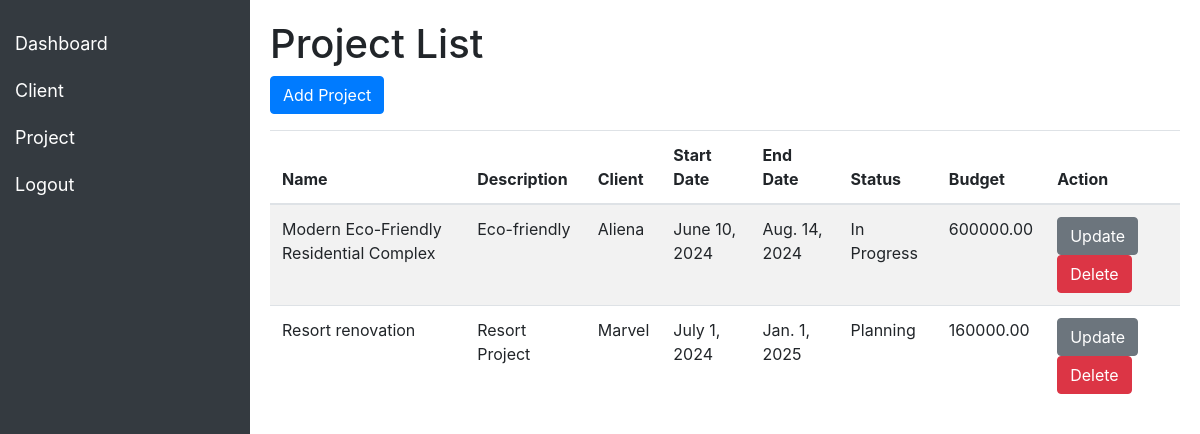
Page /project (signed in) on the committed database.
### App/models.py (models this page shows)
class Project(models.Model):
  name = models.CharField(max_length=255)
  description = models.TextField(blank=True)
  client = models.ForeignKey(Client, on_delete=models.CASCADE)
  start_date = models.DateField(blank=True, null=True)
  end_date = models.DateField(blank=True, null=True)
  builder=models.ForeignKey(Builder, on_delete=models.CASCADE)
  STATUS_CHOICES = (
        ('Planning', 'Planning'),
        ('In Progress', 'In Progress'),
        ('Completed', 'Completed'),
    )
  status = models.CharField(max_length=50, choices=STATUS_CHOICES, blank=True, null=True)
  budget = models.DecimalField(max_digits=10, decimal_places=2, blank=True, null=True)
  def get_status_choices(self):
    return self.STATUS_CHOICES

class Client(models.Model):
  name = models.CharField(max_length=255)
  email = models.EmailField()
  phone_number = models.CharField(max_length=20, blank=True)
  address = models.TextField(blank=True)
  builder=models.ForeignKey(Builder, on_delete=models.CASCADE)
  def __str__(self):
    return self.name

### App/views.py (the view)
# urls.py: path('project', views.project, name='project'),
@never_cache
@login_required(login_url='login')
def project(request):
    if request.method == 'POST':
        form = ProjectForm(request.POST)
        if form.is_valid():
            form.instance.builder = request.user.builder
            form.save()
            return redirect('project')
    else:
        form = ProjectForm()
    projects = Project.objects.filter(builder__user=request.user)
    return render(request, 'project.html', {'form': form, 'projects': projects})

### template/project.html (shortened to what this page needs)
{% extends "base.html" %}
{% block content %}
<div class="content">
    <h1>Project List</h1>
    <button type="button" class="btn btn-primary mb-3" data-toggle="modal" data-target="#addProjectModal">Add Project</button>
    <table class="table table-striped project-table">
        <thead>
            <tr>
                <th>Name</th>
                <th>Description</th>
                <th>Client</th>
                <th>Start Date</th>
                <th>End Date</th>
                <th>Status</th>
                <th>Budget</th>
                <th>Action</th>
            </tr>
        </thead>
        <tbody>
            {% if projects %}
            {% for project in projects %}
                <tr>
                    <td>{{ project.name }}</td>
                    <td>{{ project.description }}</td>
                    <td>{{ project.client }}</td>
                    <td>{{ project.start_date }}</td>
                    <td>{{ project.end_date }}</td>
                    <td>{{ project.status }}</td>
                    <td>{{ project.budget }}</td>
                    <td>
                        <button type="button" class="btn btn-secondary" data-toggle="modal" data-target="#updateProjectModal{{ project.id }}">Update</button>
                        <button type="button" class="btn btn-danger" data-toggle="modal" data-target="#deleteProjectModal{{ project.id }}">Delete</button>
                    </td>
                </tr>
                </div>
            {% endfor %}
            {% else %}
                <tr>
                    <td colspan="3">No Projects available now.</td>
                </tr>
            {% endif %}
{% endblock content %}

### static/css/base.css (style rules this page uses)
body { display: flex; height: 100vh; margin: 0; }
.content { margin-left: 250px; padding: 20px; width: calc(100% - 250px); }
.project-table { width: 100%; margin-bottom: 20px; }
.project-table th, .project-table td { padding: 8px; vertical-align: top; border-top: 1px solid #dee2e6; }

### rows in the picture
Project: name "Modern Eco-Friendly Residential Complex", description "Eco-friendly", client "Aliena", start_date "June 10, 2024", end_date "Aug. 14, 2024", status "In Progress", budget "600000.00"
Project: name "Resort renovation", description "Resort Project", client "Marvel", start_date "July 1, 2024", end_date "Jan. 1, 2025", status "Planning", budget "160000.00"
